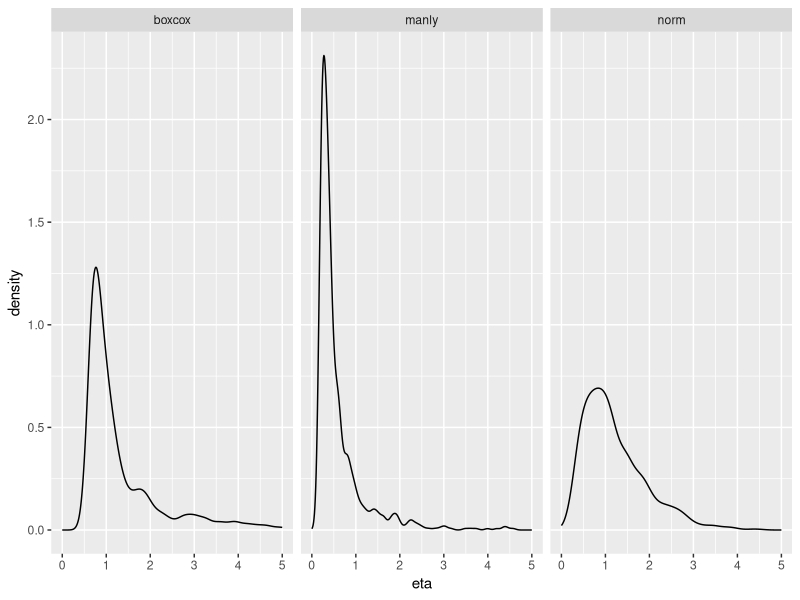

Generate this figure with R:
### Trial using Box-Cox and Manly transforms
# -----------------------------------------------------------------------------
# Set up environment
  rm(list = ls(all = T))

# Load libraries
  library(ggplot2)
  library(plyr)

# Create log-normal distribution
  var <- 0.36
  eta <- rnorm(1000, 0, sqrt(var))
  
# Apply Box-Cox transform
  par_bx <- 2
  phi <- exp(eta)
  eta_bx <- (phi**par_bx-1)/par_bx
  
# Apply Manly transform
  par_man <- 0.5
  eta_man <- (phi*par_man-1)/par_man
  
# Compare the distributions
  eta_df <- data.frame(
    type = rep(c("norm", "boxcox", "manly"), each = 1000),
    eta = c(phi, exp(eta_bx), exp(eta_man))
  )
  
  p <- NULL
  p <- ggplot(data = eta_df)
  p <- p + geom_density(aes(x = eta))
  p <- p + scale_x_continuous(lim = c(0, 5))
  p <- p + facet_wrap(~type, ncol = 3)
  p